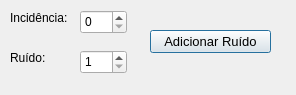
<?xml version="1.0" encoding="UTF-8"?>
<ui version="4.0">
 <class>AdicionarRuido</class>
 <widget class="QDialog" name="AdicionarRuido">
  <property name="geometry">
   <rect>
    <x>0</x>
    <y>0</y>
    <width>296</width>
    <height>95</height>
   </rect>
  </property>
  <property name="windowTitle">
   <string>Dialog</string>
  </property>
  <widget class="QLabel" name="label">
   <property name="geometry">
    <rect>
     <x>10</x>
     <y>10</y>
     <width>71</width>
     <height>16</height>
    </rect>
   </property>
   <property name="text">
    <string>Incidência: </string>
   </property>
  </widget>
  <widget class="QSpinBox" name="incidencia">
   <property name="geometry">
    <rect>
     <x>80</x>
     <y>10</y>
     <width>47</width>
     <height>24</height>
    </rect>
   </property>
   <property name="maximum">
    <number>100</number>
   </property>
  </widget>
  <widget class="QLabel" name="label_2">
   <property name="geometry">
    <rect>
     <x>10</x>
     <y>50</y>
     <width>71</width>
     <height>16</height>
    </rect>
   </property>
   <property name="text">
    <string>Ruído:</string>
   </property>
  </widget>
  <widget class="QSpinBox" name="ruido">
   <property name="geometry">
    <rect>
     <x>80</x>
     <y>50</y>
     <width>47</width>
     <height>24</height>
    </rect>
   </property>
   <property name="minimum">
    <number>1</number>
   </property>
   <property name="maximum">
    <number>100</number>
   </property>
  </widget>
  <widget class="QPushButton" name="pushButton">
   <property name="geometry">
    <rect>
     <x>150</x>
     <y>30</y>
     <width>121</width>
     <height>23</height>
    </rect>
   </property>
   <property name="font">
    <font>
     <pointsize>10</pointsize>
    </font>
   </property>
   <property name="text">
    <string>Adicionar Ruído</string>
   </property>
  </widget>
 </widget>
 <resources/>
 <connections>
  <connection>
   <sender>pushButton</sender>
   <signal>clicked()</signal>
   <receiver>AdicionarRuido</receiver>
   <slot>adicionarRuido()</slot>
   <hints>
    <hint type="sourcelabel">
     <x>219</x>
     <y>43</y>
    </hint>
    <hint type="destinationlabel">
     <x>232</x>
     <y>62</y>
    </hint>
   </hints>
  </connection>
 </connections>
 <slots>
  <slot>adicionarRuido()</slot>
 </slots>
</ui>
